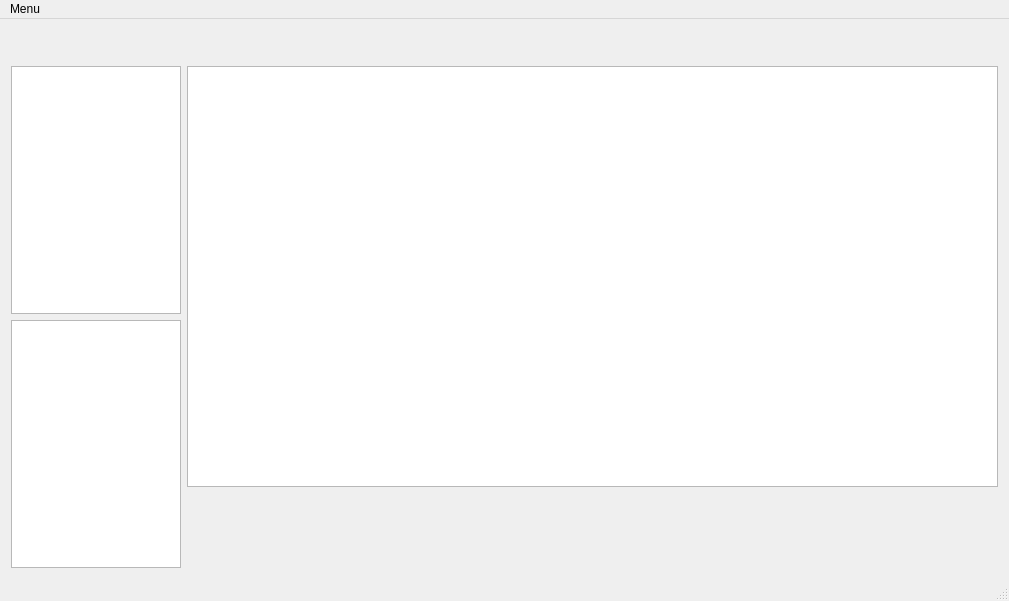
<ui version="4.0">
 <class>ModelView</class>
 <widget class="QMainWindow" name="ModelView" >
  <property name="geometry">
   <rect>
    <x>0</x>
    <y>0</y>
    <width>1009</width>
    <height>601</height>
   </rect>
  </property>
  <property name="sizePolicy">
   <sizepolicy hsizetype="Expanding" vsizetype="MinimumExpanding">
    <horstretch>0</horstretch>
    <verstretch>0</verstretch>
   </sizepolicy>
  </property>
  <property name="windowTitle">
   <string>MainWindow</string>
  </property>
  <widget class="QWidget" name="centralWidget">
   <property name="sizePolicy">
    <sizepolicy hsizetype="Expanding" vsizetype="Expanding">
     <horstretch>0</horstretch>
     <verstretch>0</verstretch>
    </sizepolicy>
   </property>
   <layout class="QVBoxLayout" name="verticalLayout_2">
    <item>
     <widget class="QWidget" name="topBar" native="true">
      <property name="minimumSize">
       <size>
        <width>30</width>
        <height>30</height>
       </size>
      </property>
     </widget>
    </item>
    <item>
     <layout class="QHBoxLayout" name="horizontalLayout">
      <item>
       <layout class="QVBoxLayout" name="verticalLayout_3">
        <item>
         <widget class="QListView" name="listView">
          <property name="maximumSize">
           <size>
            <width>170</width>
            <height>16777215</height>
           </size>
          </property>
         </widget>
        </item>
        <item>
         <widget class="QListView" name="listView_2">
          <property name="maximumSize">
           <size>
            <width>170</width>
            <height>16777215</height>
           </size>
          </property>
         </widget>
        </item>
       </layout>
      </item>
      <item>
       <layout class="QVBoxLayout" name="verticalLayout">
        <item>
         <widget class="QGraphicsView" name="graphicsView"/>
        </item>
        <item>
         <widget class="QWidget" name="botBar" native="true">
          <property name="minimumSize">
           <size>
            <width>30</width>
            <height>75</height>
           </size>
          </property>
         </widget>
        </item>
       </layout>
      </item>
     </layout>
    </item>
   </layout>
  </widget>
  <widget class="QMenuBar" name="menuBar">
   <property name="geometry">
    <rect>
     <x>0</x>
     <y>0</y>
     <width>1009</width>
     <height>21</height>
    </rect>
   </property>
   <widget class="QMenu" name="menuMenu">
    <property name="title">
     <string>Menu</string>
    </property>
    <addaction name="actionLoadVoice"/>
   </widget>
   <addaction name="menuMenu"/>
  </widget>
  <widget class="QStatusBar" name="statusBar"/>
  <action name="actionLoadVoice">
   <property name="text">
    <string>Load Voice</string>
   </property>
  </action>
 </widget>
 <layoutdefault spacing="6" margin="11"/>
 <resources/>
 <connections/>
</ui>
